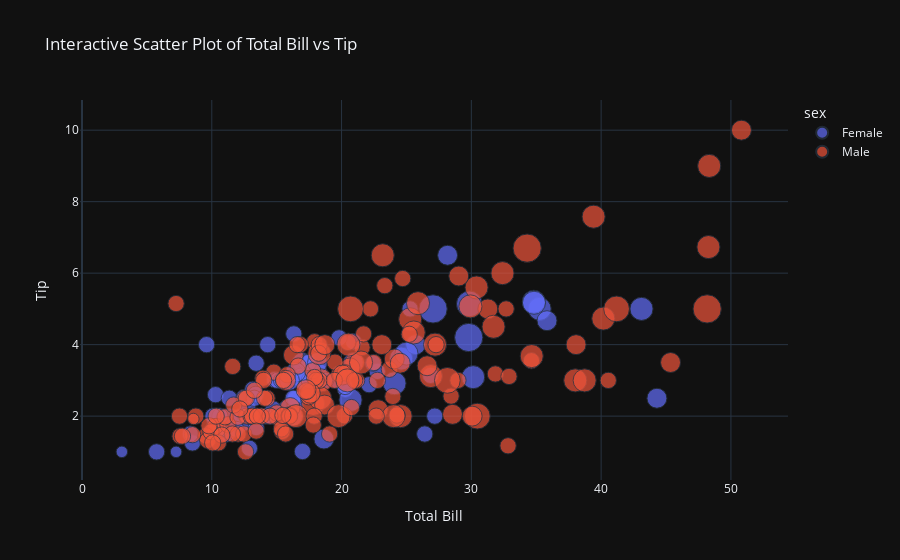

The notebook cell this image was saved under:
### Markdown cell above
Create an interactive scatter plot of total_bill vs tip using Plotly Express, with:

- Color representing sex

- Size representing size (number of people)

### Code cell
fig = px.scatter(df,x='total_bill',y='tip',color='sex',size='size',title='Interactive Scatter Plot of Total Bill vs Tip',
                 labels={'total_bill': 'Total Bill', 'tip': 'Tip'},hover_data=['day'],template='plotly_dark')
fig.show()

### Figure 1 — Plotly figure (JSON) as saved in the notebook; plotly's stock layout.template omitted (floating-point values rounded to 4 significant figures; data arrays with more than 128 entries replaced by an {"elided": "..."} marker saying what was removed)
{"data": [{"customdata": [["Sun"], ["Sun"], ["Sun"], ["Sun"], ["Sun"], ["Sun"], ["Sat"], ["Sat"], ["Sat"], ["Sat"], ["Sat"], ["Sat"], ["Sun"], ["Sun"], ["Sat"], ["Sat"], ["Sat"], ["Sat"], ["Sat"], ["Sat"], ["Sat"], ["Thur"], ["Thur"], ["Fri"], ["Fri"], ["Fri"], ["Fri"], ["Fri"], ["Sat"], ["Sat"], ["Sat"], ["Sat"], ["Sat"], ["Sun"], ["Sun"], ["Thur"], ["Thur"], ["Thur"], ["Thur"], ["Thur"], ["Thur"], ["Thur"], ["Thur"], ["Thur"], ["Thur"], ["Thur"], ["Thur"], ["Thur"], ["Thur"], ["Thur"], ["Thur"], ["Thur"], ["Thur"], ["Thur"], ["Thur"], ["Thur"], ["Thur"], ["Sun"], ["Sun"], ["Sun"], ["Sun"], ["Sun"], ["Sat"], ["Sat"], ["Sun"], ["Sun"], ["Sun"], ["Thur"], ["Thur"], ["Thur"], ["Thur"], ["Thur"], ["Thur"], ["Thur"], ["Sat"], ["Sat"], ["Sat"], ["Sat"], ["Sat"], ["Fri"], ["Fri"], ["Fri"], ["Fri"], ["Sat"], ["Sat"], ["Sat"], ["Thur"]], "hovertemplate": "sex=Female<br>Total Bill=%{x}<br>Tip=%{y}<br>size=%{marker.size}<br>day=%{customdata[0]}<extra></extra>", "legendgroup": "Female", "marker": {"color": "#636efa", "size": [2, 4, 4, 2, 3, 3, 2, 2, 2, 2, 4, 3, 2, 4, 2, 2, 1, 3, 2, 2, 2, 1, 4, 2, 2, 2, 2, 2, 3, 2, 2, 2, 1, 3, 2, 2, 2, 4, 2, 2, 6, 2, 2, 2, 2, 2, 2, 2, 2, 2, 2, 2, 6, 2, 2, 3, 2, 5, 4, 2, 3, 2, 2, 2, 2, 3, 3, 2, 4, 2, 2, 2, 2, 3, 2, 2, 3, 2, 4, 2, 3, 2, 2, 2, 3, 2, 2], "sizemode": "area", "sizeref": 0.015, "symbol": "circle"}, "mode": "markers", "name": "Female", "orientation": "v", "showlegend": true, "type": "scatter", "x": [16.99, 24.59, 35.26, 14.83, 10.33, 16.97, 20.29, 15.77, 19.65, 15.06, 20.69, 16.93, 10.29, 34.81, 26.41, 16.45, 3.07, 17.07, 26.86, 25.28, 14.73, 10.07, 34.83, 5.75, 16.32, 22.75, 11.35, 15.38, 44.3, 22.42, 20.92, 14.31, 7.25, 25.71, 17.31, 10.65, 12.43, 24.08, 13.42, 12.48, 29.8, 14.52, 11.38, 20.27, 11.17, 12.26, 18.26, 8.51, 10.33, 14.15, 13.16, 17.47, 27.05, 16.43, 8.35, 18.64, 11.87, 29.85, 25.0, 13.39, 16.21, 17.51, 10.59, 10.63, 9.6, 20.9, 18.15, 19.81, 43.11, 13.0, 12.74, 13.0, 16.4, 16.47, 12.76, 13.27, 28.17, 12.9, 30.14, 13.42, 15.98, 16.27, 10.09, 22.12, 35.83, 27.18, 18.78], "xaxis": "x", "y": [1.01, 3.61, 5.0, 3.02, 1.67, 3.5, 2.75, 2.23, 3.0, 3.0, 2.45, 3.07, 2.6, 5.2, 1.5, 2.47, 1.0, 3.0, 3.14, 5.0, 2.2, 1.83, 5.17, 1.0, 4.3, 3.25, 2.5, 3.0, 2.5, 3.48, 4.08, 4.0, 1.0, 4.0, 3.5, 1.5, 1.8, 2.92, 1.68, 2.52, 4.2, 2.0, 2.0, 2.83, 1.5, 2.0, 3.25, 1.25, 2.0, 2.0, 2.75, 3.5, 5.0, 2.3, 1.5, 1.36, 1.63, 5.14, 3.75, 2.61, 2.0, 3.0, 1.61, 2.0, 4.0, 3.5, 3.5, 4.19, 5.0, 2.0, 2.01, 2.0, 2.5, 3.23, 2.23, 2.5, 6.5, 1.1, 3.09, 3.48, 3.0, 2.5, 2.0, 2.88, 4.67, 2.0, 3.0], "yaxis": "y"}, {"customdata": {"elided": "157x1 str values"}, "hovertemplate": "sex=Male<br>Total Bill=%{x}<br>Tip=%{y}<br>size=%{marker.size}<br>day=%{customdata[0]}<extra></extra>", "legendgroup": "Male", "marker": {"color": "#EF553B", "size": {"elided": "157 int values"}, "sizemode": "area", "sizeref": 0.015, "symbol": "circle"}, "mode": "markers", "name": "Male", "orientation": "v", "showlegend": true, "type": "scatter", "x": {"elided": "157 float values"}, "xaxis": "x", "y": {"elided": "157 float values"}, "yaxis": "y"}], "layout": {"legend": {"itemsizing": "constant", "title": {"text": "sex"}, "tracegroupgap": 0}, "title": {"text": "Interactive Scatter Plot of Total Bill vs Tip"}, "xaxis": {"anchor": "y", "domain": [0, 1], "title": {"text": "Total Bill"}}, "yaxis": {"anchor": "x", "domain": [0, 1], "title": {"text": "Tip"}}}}
